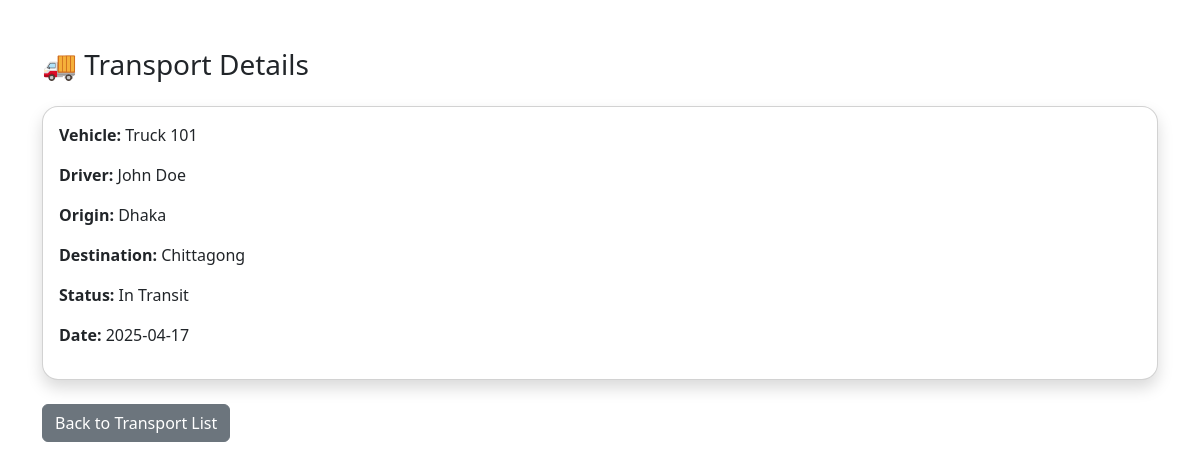
Page /transport/view-transport.php?id=1 on the committed database.
### tables this page shows
CREATE TABLE transport (
    id INT AUTO_INCREMENT PRIMARY KEY,
    vehicle VARCHAR(100) NOT NULL,
    driver VARCHAR(100) NOT NULL,
    origin VARCHAR(150),
    destination VARCHAR(150),
    status ENUM('Pending', 'In Transit', 'Delivered') DEFAULT 'Pending',
    date DATE,
    latitude DECIMAL(10, 6),
    longitude DECIMAL(10, 6),
    created_at TIMESTAMP DEFAULT CURRENT_TIMESTAMP
);

### transport/view-transport.php (the view, shortened to what this page needs)
<?php
require_once('../config/db.php');
$id = $_GET['id'];
$stmt = $conn->prepare("SELECT * FROM transport WHERE id = ?");
$stmt->bind_param("i", $id);
$stmt->execute();
$result = $stmt->get_result();
$transport = $result->fetch_assoc();
?>
<!DOCTYPE html>
<html lang="en">
<head>
  <link href="https://cdn.jsdelivr.net/npm/bootstrap@5.3.2/dist/css/bootstrap.min.css" rel="stylesheet">
</head>
<body>
<div class="container mt-5">
  <h3 class="mb-4">🚚 Transport Details</h3>
  <div class="card shadow rounded-4">
    <div class="card-body">
      <p><strong>Vehicle:</strong> <?= htmlspecialchars($transport['vehicle']) ?></p>
      <p><strong>Driver:</strong> <?= htmlspecialchars($transport['driver']) ?></p>
      <p><strong>Origin:</strong> <?= htmlspecialchars($transport['origin']) ?></p>
      <p><strong>Destination:</strong> <?= htmlspecialchars($transport['destination']) ?></p>
      <p><strong>Status:</strong> <?= htmlspecialchars($transport['status']) ?></p>
      <p><strong>Date:</strong> <?= htmlspecialchars($transport['date']) ?></p>
    </div>
  </div>
  <a href="index.php" class="btn btn-secondary mt-4">Back to Transport List</a>
</div>
</body>
</html>

### rows in the picture
transport: vehicle "Truck 101", driver "John Doe", origin "Dhaka", destination "Chittagong", status "In Transit", date "2025-04-17"
